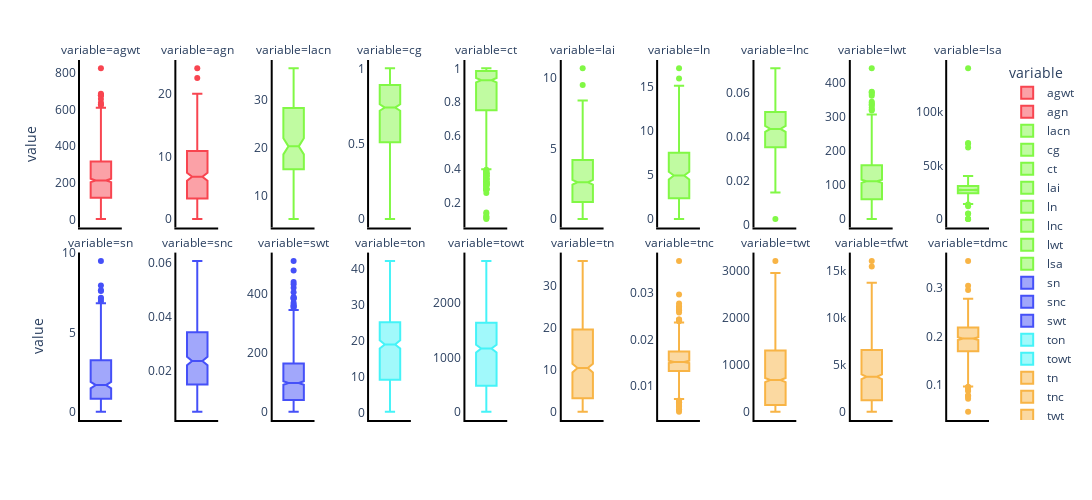

The notebook cell saved with this chart:
### Code cell
#Obs3.drop(['Location','Country','Loc','Country Loc'],axis=1,inplace=True)

import plotly.express as px

fig = px.box(Obs3.melt(), y="value", facet_col="variable", boxmode="overlay",facet_col_spacing=0.06, 
            height=500,width=1200, points="outliers", facet_col_wrap=10,  notched=True, category_orders={"variable": ['agwt','agn',
           'lacn','cg','ct', 'lai', 'ln','lnc', 'lwt','lsa',
           'sn', 'snc','swt',
           'ton', 'towt',
           'tn', 'tnc','twt', 'tfwt','tdmc',
           'sw1','sw2', 'sw3', 'sw4','sw5','sw6','sw7']},color='variable', color_discrete_sequence=['#F84550','#F84550',
            '#81F845','#81F845','#81F845','#81F845','#81F845','#81F845','#81F845','#81F845',
            '#4550F8','#4550F8','#4550F8',
            '#45F3F8','#45F3F8',
            '#F8B445','#F8B445','#F8B445','#F8B445','#F8B445',
            '#F845F3','#F845F3','#F845F3','#F845F3','#F845F3','#F845F3','#F845F3'])

fig.update_yaxes(matches=None)
for i in range(len(fig["data"])):
    yaxis_name = 'yaxis' if i == 0 else f'yaxis{i + 1}'
    fig.layout[yaxis_name].showticklabels = True
fig.update_layout(legend = dict(bgcolor = 'white'))

fig.update_layout(plot_bgcolor='white')
fig.update_xaxes(showline=True, linewidth=2, linecolor='black')#, mirror=True)
fig.update_yaxes(showline=True, linewidth=2, linecolor='black')#, mirror=True)
fig.update_xaxes(showgrid=False, gridwidth=1, gridcolor='gray')
fig.update_yaxes(showgrid=False, gridwidth=1, gridcolor='gray')

fig.show()
#fig.write_image(r'C:\Users\uqjojeda\Dropbox\APSIMPotato\Paper docs\Paper 1\NewSubmission\data\fig1.png', scale=5)

### Figure 1 — Plotly figure (JSON) as saved in the notebook; plotly's stock layout.template omitted (floating-point values rounded to 4 significant figures; data arrays with more than 128 entries replaced by an {"elided": "..."} marker saying what was removed)
{"data": [{"alignmentgroup": "True", "boxpoints": "outliers", "hovertemplate": "variable=agwt<br>value=%{y}<extra></extra>", "legendgroup": "agwt", "marker": {"color": "#F84550"}, "name": "agwt", "notched": true, "offsetgroup": "agwt", "orientation": "v", "showlegend": true, "type": "box", "x0": " ", "xaxis": "x11", "y": {"elided": "3669 float values"}, "y0": " ", "yaxis": "y11"}, {"alignmentgroup": "True", "boxpoints": "outliers", "hovertemplate": "variable=agn<br>value=%{y}<extra></extra>", "legendgroup": "agn", "marker": {"color": "#F84550"}, "name": "agn", "notched": true, "offsetgroup": "agn", "orientation": "v", "showlegend": true, "type": "box", "x0": " ", "xaxis": "x12", "y": {"elided": "3669 float values"}, "y0": " ", "yaxis": "y12"}, {"alignmentgroup": "True", "boxpoints": "outliers", "hovertemplate": "variable=lacn<br>value=%{y}<extra></extra>", "legendgroup": "lacn", "marker": {"color": "#81F845"}, "name": "lacn", "notched": true, "offsetgroup": "lacn", "orientation": "v", "showlegend": true, "type": "box", "x0": " ", "xaxis": "x13", "y": {"elided": "3669 float values"}, "y0": " ", "yaxis": "y13"}, {"alignmentgroup": "True", "boxpoints": "outliers", "hovertemplate": "variable=cg<br>value=%{y}<extra></extra>", "legendgroup": "cg", "marker": {"color": "#81F845"}, "name": "cg", "notched": true, "offsetgroup": "cg", "orientation": "v", "showlegend": true, "type": "box", "x0": " ", "xaxis": "x14", "y": {"elided": "3669 float values"}, "y0": " ", "yaxis": "y14"}, {"alignmentgroup": "True", "boxpoints": "outliers", "hovertemplate": "variable=ct<br>value=%{y}<extra></extra>", "legendgroup": "ct", "marker": {"color": "#81F845"}, "name": "ct", "notched": true, "offsetgroup": "ct", "orientation": "v", "showlegend": true, "type": "box", "x0": " ", "xaxis": "x15", "y": {"elided": "3669 float values"}, "y0": " ", "yaxis": "y15"}, {"alignmentgroup": "True", "boxpoints": "outliers", "hovertemplate": "variable=lai<br>value=%{y}<extra></extra>", "legendgroup": "lai", "marker": {"color": "#81F845"}, "name": "lai", "notched": true, "offsetgroup": "lai", "orientation": "v", "showlegend": true, "type": "box", "x0": " ", "xaxis": "x16", "y": {"elided": "3669 float values"}, "y0": " ", "yaxis": "y16"}, {"alignmentgroup": "True", "boxpoints": "outliers", "hovertemplate": "variable=ln<br>value=%{y}<extra></extra>", "legendgroup": "ln", "marker": {"color": "#81F845"}, "name": "ln", "notched": true, "offsetgroup": "ln", "orientation": "v", "showlegend": true, "type": "box", "x0": " ", "xaxis": "x17", "y": {"elided": "3669 float values"}, "y0": " ", "yaxis": "y17"}, {"alignmentgroup": "True", "boxpoints": "outliers", "hovertemplate": "variable=lnc<br>value=%{y}<extra></extra>", "legendgroup": "lnc", "marker": {"color": "#81F845"}, "name": "lnc", "notched": true, "offsetgroup": "lnc", "orientation": "v", "showlegend": true, "type": "box", "x0": " ", "xaxis": "x18", "y": {"elided": "3669 float values"}, "y0": " ", "yaxis": "y18"}, {"alignmentgroup": "True", "boxpoints": "outliers", "hovertemplate": "variable=lwt<br>value=%{y}<extra></extra>", "legendgroup": "lwt", "marker": {"color": "#81F845"}, "name": "lwt", "notched": true, "offsetgroup": "lwt", "orientation": "v", "showlegend": true, "type": "box", "x0": " ", "xaxis": "x19", "y": {"elided": "3669 float values"}, "y0": " ", "yaxis": "y19"}, {"alignmentgroup": "True", "boxpoints": "outliers", "hovertemplate": "variable=lsa<br>value=%{y}<extra></extra>", "legendgroup": "lsa", "marker": {"color": "#81F845"}, "name": "lsa", "notched": true, "offsetgroup": "lsa", "orientation": "v", "showlegend": true, "type": "box", "x0": " ", "xaxis": "x20", "y": {"elided": "3669 float values"}, "y0": " ", "yaxis": "y20"}, {"alignmentgroup": "True", "boxpoints": "outliers", "hovertemplate": "variable=sn<br>value=%{y}<extra></extra>", "legendgroup": "sn", "marker": {"color": "#4550F8"}, "name": "sn", "notched": true, "offsetgroup": "sn", "orientation": "v", "showlegend": true, "type": "box", "x0": " ", "xaxis": "x", "y": {"elided": "3669 float values"}, "y0": " ", "yaxis": "y"}, {"alignmentgroup": "True", "boxpoints": "outliers", "hovertemplate": "variable=snc<br>value=%{y}<extra></extra>", "legendgroup": "snc", "marker": {"color": "#4550F8"}, "name": "snc", "notched": true, "offsetgroup": "snc", "orientation": "v", "showlegend": true, "type": "box", "x0": " ", "xaxis": "x2", "y": {"elided": "3669 float values"}, "y0": " ", "yaxis": "y2"}, {"alignmentgroup": "True", "boxpoints": "outliers", "hovertemplate": "variable=swt<br>value=%{y}<extra></extra>", "legendgroup": "swt", "marker": {"color": "#4550F8"}, "name": "swt", "notched": true, "offsetgroup": "swt", "orientation": "v", "showlegend": true, "type": "box", "x0": " ", "xaxis": "x3", "y": {"elided": "3669 float values"}, "y0": " ", "yaxis": "y3"}, {"alignmentgroup": "True", "boxpoints": "outliers", "hovertemplate": "variable=ton<br>value=%{y}<extra></extra>", "legendgroup": "ton", "marker": {"color": "#45F3F8"}, "name": "ton", "notched": true, "offsetgroup": "ton", "orientation": "v", "showlegend": true, "type": "box", "x0": " ", "xaxis": "x4", "y": {"elided": "3669 float values"}, "y0": " ", "yaxis": "y4"}, {"alignmentgroup": "True", "boxpoints": "outliers", "hovertemplate": "variable=towt<br>value=%{y}<extra></extra>", "legendgroup": "towt", "marker": {"color": "#45F3F8"}, "name": "towt", "notched": true, "offsetgroup": "towt", "orientation": "v", "showlegend": true, "type": "box", "x0": " ", "xaxis": "x5", "y": {"elided": "3669 float values"}, "y0": " ", "yaxis": "y5"}, {"alignmentgroup": "True", "boxpoints": "outliers", "hovertemplate": "variable=tn<br>value=%{y}<extra></extra>", "legendgroup": "tn", "marker": {"color": "#F8B445"}, "name": "tn", "notched": true, "offsetgroup": "tn", "orientation": "v", "showlegend": true, "type": "box", "x0": " ", "xaxis": "x6", "y": {"elided": "3669 float values"}, "y0": " ", "yaxis": "y6"}, {"alignmentgroup": "True", "boxpoints": "outliers", "hovertemplate": "variable=tnc<br>value=%{y}<extra></extra>", "legendgroup": "tnc", "marker": {"color": "#F8B445"}, "name": "tnc", "notched": true, "offsetgroup": "tnc", "orientation": "v", "showlegend": true, "type": "box", "x0": " ", "xaxis": "x7", "y": {"elided": "3669 float values"}, "y0": " ", "yaxis": "y7"}, {"alignmentgroup": "True", "boxpoints": "outliers", "hovertemplate": "variable=twt<br>value=%{y}<extra></extra>", "legendgroup": "twt", "marker": {"color": "#F8B445"}, "name": "twt", "notched": true, "offsetgroup": "twt", "orientation": "v", "showlegend": true, "type": "box", "x0": " ", "xaxis": "x8", "y": {"elided": "3669 float values"}, "y0": " ", "yaxis": "y8"}, {"alignmentgroup": "True", "boxpoints": "outliers", "hovertemplate": "variable=tfwt<br>value=%{y}<extra></extra>", "legendgroup": "tfwt", "marker": {"color": "#F8B445"}, "name": "tfwt", "notched": true, "offsetgroup": "tfwt", "orientation": "v", "showlegend": true, "type": "box", "x0": " ", "xaxis": "x9", "y": {"elided": "3669 float values"}, "y0": " ", "yaxis": "y9"}, {"alignmentgroup": "True", "boxpoints": "outliers", "hovertemplate": "variable=tdmc<br>value=%{y}<extra></extra>", "legendgroup": "tdmc", "marker": {"color": "#F8B445"}, "name": "tdmc", "notched": true, "offsetgroup": "tdmc", "orientation": "v", "showlegend": true, "type": "box", "x0": " ", "xaxis": "x10", "y": {"elided": "3669 float values"}, "y0": " ", "yaxis": "y10"}], "layout": {"annotations": [{"font": {}, "showarrow": false, "text": "variable=sn", "x": 0.023, "xanchor": "center", "xref": "paper", "y": 0.465, "yanchor": "bottom", "yref": "paper"}, {"font": {}, "showarrow": false, "text": "variable=snc", "x": 0.129, "xanchor": "center", "xref": "paper", "y": 0.465, "yanchor": "bottom", "yref": "paper"}, {"font": {}, "showarrow": false, "text": "variable=swt", "x": 0.235, "xanchor": "center", "xref": "paper", "y": 0.465, "yanchor": "bottom", "yref": "paper"}, {"font": {}, "showarrow": false, "text": "variable=ton", "x": 0.341, "xanchor": "center", "xref": "paper", "y": 0.465, "yanchor": "bottom", "yref": "paper"}, {"font": {}, "showarrow": false, "text": "variable=towt", "x": 0.447, "xanchor": "center", "xref": "paper", "y": 0.465, "yanchor": "bottom", "yref": "paper"}, {"font": {}, "showarrow": false, "text": "variable=tn", "x": 0.553, "xanchor": "center", "xref": "paper", "y": 0.465, "yanchor": "bottom", "yref": "paper"}, {"font": {}, "showarrow": false, "text": "variable=tnc", "x": 0.659, "xanchor": "center", "xref": "paper", "y": 0.465, "yanchor": "bottom", "yref": "paper"}, {"font": {}, "showarrow": false, "text": "variable=twt", "x": 0.765, "xanchor": "center", "xref": "paper", "y": 0.465, "yanchor": "bottom", "yref": "paper"}, {"font": {}, "showarrow": false, "text": "variable=tfwt", "x": 0.871, "xanchor": "center", "xref": "paper", "y": 0.465, "yanchor": "bottom", "yref": "paper"}, {"font": {}, "showarrow": false, "text": "variable=tdmc", "x": 0.977, "xanchor": "center", "xref": "paper", "y": 0.465, "yanchor": "bottom", "yref": "paper"}, {"font": {}, "showarrow": false, "text": "variable=agwt", "x": 0.023, "xanchor": "center", "xref": "paper", "y": 1.0, "yanchor": "bottom", "yref": "paper"}, {"font": {}, "showarrow": false, "text": "variable=agn", "x": 0.129, "xanchor": "center", "xref": "paper", "y": 1.0, "yanchor": "bottom", "yref": "paper"}, {"font": {}, "showarrow": false, "text": "variable=lacn", "x": 0.235, "xanchor": "center", "xref": "paper", "y": 1.0, "yanchor": "bottom", "yref": "paper"}, {"font": {}, "showarrow": false, "text": "variable=cg", "x": 0.341, "xanchor": "center", "xref": "paper", "y": 1.0, "yanchor": "bottom", "yref": "paper"}, {"font": {}, "showarrow": false, "text": "variable=ct", "x": 0.447, "xanchor": "center", "xref": "paper", "y": 1.0, "yanchor": "bottom", "yref": "paper"}, {"font": {}, "showarrow": false, "text": "variable=lai", "x": 0.553, "xanchor": "center", "xref": "paper", "y": 1.0, "yanchor": "bottom", "yref": "paper"}, {"font": {}, "showarrow": false, "text": "variable=ln", "x": 0.659, "xanchor": "center", "xref": "paper", "y": 1.0, "yanchor": "bottom", "yref": "paper"}, {"font": {}, "showarrow": false, "text": "variable=lnc", "x": 0.765, "xanchor": "center", "xref": "paper", "y": 1.0, "yanchor": "bottom", "yref": "paper"}, {"font": {}, "showarrow": false, "text": "variable=lwt", "x": 0.871, "xanchor": "center", "xref": "paper", "y": 1.0, "yanchor": "bottom", "yref": "paper"}, {"font": {}, "showarrow": false, "text": "variable=lsa", "x": 0.977, "xanchor": "center", "xref": "paper", "y": 1.0, "yanchor": "bottom", "yref": "paper"}], "boxmode": "overlay", "height": 500, "legend": {"bgcolor": "white", "title": {"text": "variable"}, "tracegroupgap": 0}, "margin": {"t": 60}, "plot_bgcolor": "white", "width": 1200, "xaxis": {"anchor": "y", "domain": [0, 0.046], "gridcolor": "gray", "gridwidth": 1, "linecolor": "black", "linewidth": 2, "showgrid": false, "showline": true}, "xaxis10": {"anchor": "y10", "domain": [0.954, 1], "gridcolor": "gray", "gridwidth": 1, "linecolor": "black", "linewidth": 2, "matches": "x", "showgrid": false, "showline": true}, "xaxis11": {"anchor": "y11", "domain": [0, 0.046], "gridcolor": "gray", "gridwidth": 1, "linecolor": "black", "linewidth": 2, "matches": "x", "showgrid": false, "showline": true, "showticklabels": false}, "xaxis12": {"anchor": "y12", "domain": [0.106, 0.152], "gridcolor": "gray", "gridwidth": 1, "linecolor": "black", "linewidth": 2, "matches": "x", "showgrid": false, "showline": true, "showticklabels": false}, "xaxis13": {"anchor": "y13", "domain": [0.212, 0.258], "gridcolor": "gray", "gridwidth": 1, "linecolor": "black", "linewidth": 2, "matches": "x", "showgrid": false, "showline": true, "showticklabels": false}, "xaxis14": {"anchor": "y14", "domain": [0.318, 0.364], "gridcolor": "gray", "gridwidth": 1, "linecolor": "black", "linewidth": 2, "matches": "x", "showgrid": false, "showline": true, "showticklabels": false}, "xaxis15": {"anchor": "y15", "domain": [0.424, 0.47], "gridcolor": "gray", "gridwidth": 1, "linecolor": "black", "linewidth": 2, "matches": "x", "showgrid": false, "showline": true, "showticklabels": false}, "xaxis16": {"anchor": "y16", "domain": [0.53, 0.576], "gridcolor": "gray", "gridwidth": 1, "linecolor": "black", "linewidth": 2, "matches": "x", "showgrid": false, "showline": true, "showticklabels": false}, "xaxis17": {"anchor": "y17", "domain": [0.636, 0.682], "gridcolor": "gray", "gridwidth": 1, "linecolor": "black", "linewidth": 2, "matches": "x", "showgrid": false, "showline": true, "showticklabels": false}, "xaxis18": {"anchor": "y18", "domain": [0.742, 0.788], "gridcolor": "gray", "gridwidth": 1, "linecolor": "black", "linewidth": 2, "matches": "x", "showgrid": false, "showline": true, "showticklabels": false}, "xaxis19": {"anchor": "y19", "domain": [0.848, 0.894], "gridcolor": "gray", "gridwidth": 1, "linecolor": "black", "linewidth": 2, "matches": "x", "showgrid": false, "showline": true, "showticklabels": false}, "xaxis2": {"anchor": "y2", "domain": [0.106, 0.152], "gridcolor": "gray", "gridwidth": 1, "linecolor": "black", "linewidth": 2, "matches": "x", "showgrid": false, "showline": true}, "xaxis20": {"anchor": "y20", "domain": [0.954, 1], "gridcolor": "gray", "gridwidth": 1, "linecolor": "black", "linewidth": 2, "matches": "x", "showgrid": false, "showline": true, "showticklabels": false}, "xaxis3": {"anchor": "y3", "domain": [0.212, 0.258], "gridcolor": "gray", "gridwidth": 1, "linecolor": "black", "linewidth": 2, "matches": "x", "showgrid": false, "showline": true}, "xaxis4": {"anchor": "y4", "domain": [0.318, 0.364], "gridcolor": "gray", "gridwidth": 1, "linecolor": "black", "linewidth": 2, "matches": "x", "showgrid": false, "showline": true}, "xaxis5": {"anchor": "y5", "domain": [0.424, 0.47], "gridcolor": "gray", "gridwidth": 1, "linecolor": "black", "linewidth": 2, "matches": "x", "showgrid": false, "showline": true}, "xaxis6": {"anchor": "y6", "domain": [0.53, 0.576], "gridcolor": "gray", "gridwidth": 1, "linecolor": "black", "linewidth": 2, "matches": "x", "showgrid": false, "showline": true}, "xaxis7": {"anchor": "y7", "domain": [0.636, 0.682], "gridcolor": "gray", "gridwidth": 1, "linecolor": "black", "linewidth": 2, "matches": "x", "showgrid": false, "showline": true}, "xaxis8": {"anchor": "y8", "domain": [0.742, 0.788], "gridcolor": "gray", "gridwidth": 1, "linecolor": "black", "linewidth": 2, "matches": "x", "showgrid": false, "showline": true}, "xaxis9": {"anchor": "y9", "domain": [0.848, 0.894], "gridcolor": "gray", "gridwidth": 1, "linecolor": "black", "linewidth": 2, "matches": "x", "showgrid": false, "showline": true}, "yaxis": {"anchor": "x", "domain": [0, 0.465], "gridcolor": "gray", "gridwidth": 1, "linecolor": "black", "linewidth": 2, "showgrid": false, "showline": true, "showticklabels": true, "title": {"text": "value"}}, "yaxis10": {"anchor": "x10", "domain": [0, 0.465], "gridcolor": "gray", "gridwidth": 1, "linecolor": "black", "linewidth": 2, "showgrid": false, "showline": true, "showticklabels": true}, "yaxis11": {"anchor": "x11", "domain": [0.535, 1.0], "gridcolor": "gray", "gridwidth": 1, "linecolor": "black", "linewidth": 2, "showgrid": false, "showline": true, "showticklabels": true, "title": {"text": "value"}}, "yaxis12": {"anchor": "x12", "domain": [0.535, 1.0], "gridcolor": "gray", "gridwidth": 1, "linecolor": "black", "linewidth": 2, "showgrid": false, "showline": true, "showticklabels": true}, "yaxis13": {"anchor": "x13", "domain": [0.535, 1.0], "gridcolor": "gray", "gridwidth": 1, "linecolor": "black", "linewidth": 2, "showgrid": false, "showline": true, "showticklabels": true}, "yaxis14": {"anchor": "x14", "domain": [0.535, 1.0], "gridcolor": "gray", "gridwidth": 1, "linecolor": "black", "linewidth": 2, "showgrid": false, "showline": true, "showticklabels": true}, "yaxis15": {"anchor": "x15", "domain": [0.535, 1.0], "gridcolor": "gray", "gridwidth": 1, "linecolor": "black", "linewidth": 2, "showgrid": false, "showline": true, "showticklabels": true}, "yaxis16": {"anchor": "x16", "domain": [0.535, 1.0], "gridcolor": "gray", "gridwidth": 1, "linecolor": "black", "linewidth": 2, "showgrid": false, "showline": true, "showticklabels": true}, "yaxis17": {"anchor": "x17", "domain": [0.535, 1.0], "gridcolor": "gray", "gridwidth": 1, "linecolor": "black", "linewidth": 2, "showgrid": false, "showline": true, "showticklabels": true}, "yaxis18": {"anchor": "x18", "domain": [0.535, 1.0], "gridcolor": "gray", "gridwidth": 1, "linecolor": "black", "linewidth": 2, "showgrid": false, "showline": true, "showticklabels": true}, "yaxis19": {"anchor": "x19", "domain": [0.535, 1.0], "gridcolor": "gray", "gridwidth": 1, "linecolor": "black", "linewidth": 2, "showgrid": false, "showline": true, "showticklabels": true}, "yaxis2": {"anchor": "x2", "domain": [0, 0.465], "gridcolor": "gray", "gridwidth": 1, "linecolor": "black", "linewidth": 2, "showgrid": false, "showline": true, "showticklabels": true}, "yaxis20": {"anchor": "x20", "domain": [0.535, 1.0], "gridcolor": "gray", "gridwidth": 1, "linecolor": "black", "linewidth": 2, "showgrid": false, "showline": true, "showticklabels": true}, "yaxis3": {"anchor": "x3", "domain": [0, 0.465], "gridcolor": "gray", "gridwidth": 1, "linecolor": "black", "linewidth": 2, "showgrid": false, "showline": true, "showticklabels": true}, "yaxis4": {"anchor": "x4", "domain": [0, 0.465], "gridcolor": "gray", "gridwidth": 1, "linecolor": "black", "linewidth": 2, "showgrid": false, "showline": true, "showticklabels": true}, "yaxis5": {"anchor": "x5", "domain": [0, 0.465], "gridcolor": "gray", "gridwidth": 1, "linecolor": "black", "linewidth": 2, "showgrid": false, "showline": true, "showticklabels": true}, "yaxis6": {"anchor": "x6", "domain": [0, 0.465], "gridcolor": "gray", "gridwidth": 1, "linecolor": "black", "linewidth": 2, "showgrid": false, "showline": true, "showticklabels": true}, "yaxis7": {"anchor": "x7", "domain": [0, 0.465], "gridcolor": "gray", "gridwidth": 1, "linecolor": "black", "linewidth": 2, "showgrid": false, "showline": true, "showticklabels": true}, "yaxis8": {"anchor": "x8", "domain": [0, 0.465], "gridcolor": "gray", "gridwidth": 1, "linecolor": "black", "linewidth": 2, "showgrid": false, "showline": true, "showticklabels": true}, "yaxis9": {"anchor": "x9", "domain": [0, 0.465], "gridcolor": "gray", "gridwidth": 1, "linecolor": "black", "linewidth": 2, "showgrid": false, "showline": true, "showticklabels": true}}}
